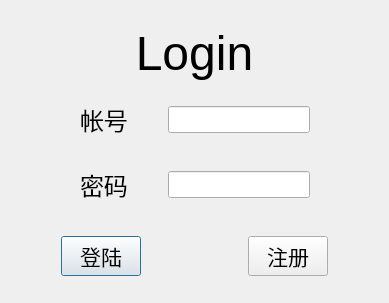
<?xml version="1.0" encoding="UTF-8"?>
<ui version="4.0">
 <class>test</class>
 <widget class="QDialog" name="test">
  <property name="windowModality">
   <enum>Qt::ApplicationModal</enum>
  </property>
  <property name="geometry">
   <rect>
    <x>0</x>
    <y>0</y>
    <width>389</width>
    <height>303</height>
   </rect>
  </property>
  <property name="sizePolicy">
   <sizepolicy hsizetype="Preferred" vsizetype="Preferred">
    <horstretch>0</horstretch>
    <verstretch>0</verstretch>
   </sizepolicy>
  </property>
  <property name="windowTitle">
   <string>test</string>
  </property>
  <property name="windowIcon">
   <iconset>
    <normaloff>../../../../../../../../../../.designer/backup/Github/Somethingelse/Pixiv/figure/56066120_p0_master1200.jpg</normaloff>../../../../../../../../../../.designer/backup/Github/Somethingelse/Pixiv/figure/56066120_p0_master1200.jpg</iconset>
  </property>
  <property name="styleSheet">
   <string notr="true">background-image: url(:/image/image/56066120_p0_master1200.jpg);
bakground-size:contain;</string>
  </property>
  <property name="locale">
   <locale language="Chinese" country="China"/>
  </property>
  <property name="sizeGripEnabled">
   <bool>false</bool>
  </property>
  <property name="modal">
   <bool>false</bool>
  </property>
  <layout class="QGridLayout" name="gridLayout_2">
   <item row="2" column="0">
    <layout class="QHBoxLayout" name="horizontalLayout_3">
     <property name="leftMargin">
      <number>50</number>
     </property>
     <property name="rightMargin">
      <number>50</number>
     </property>
     <item>
      <widget class="QPushButton" name="loginconfirm">
       <property name="font">
        <font>
         <pointsize>16</pointsize>
        </font>
       </property>
       <property name="locale">
        <locale language="Chinese" country="China"/>
       </property>
       <property name="text">
        <string>登陆</string>
       </property>
      </widget>
     </item>
     <item>
      <spacer name="horizontalSpacer_3">
       <property name="orientation">
        <enum>Qt::Horizontal</enum>
       </property>
       <property name="sizeType">
        <enum>QSizePolicy::Preferred</enum>
       </property>
       <property name="sizeHint" stdset="0">
        <size>
         <width>13</width>
         <height>20</height>
        </size>
       </property>
      </spacer>
     </item>
     <item>
      <spacer name="horizontalSpacer_6">
       <property name="orientation">
        <enum>Qt::Horizontal</enum>
       </property>
       <property name="sizeType">
        <enum>QSizePolicy::Expanding</enum>
       </property>
       <property name="sizeHint" stdset="0">
        <size>
         <width>40</width>
         <height>20</height>
        </size>
       </property>
      </spacer>
     </item>
     <item>
      <widget class="QPushButton" name="signconfirm">
       <property name="font">
        <font>
         <pointsize>16</pointsize>
        </font>
       </property>
       <property name="text">
        <string>注册</string>
       </property>
      </widget>
     </item>
    </layout>
   </item>
   <item row="0" column="0">
    <widget class="QLabel" name="label_3">
     <property name="sizePolicy">
      <sizepolicy hsizetype="Preferred" vsizetype="Maximum">
       <horstretch>0</horstretch>
       <verstretch>0</verstretch>
      </sizepolicy>
     </property>
     <property name="font">
      <font>
       <pointsize>36</pointsize>
      </font>
     </property>
     <property name="toolTip">
      <string>&lt;html&gt;&lt;head/&gt;&lt;body&gt;&lt;p&gt;&lt;span style=&quot; font-family:'mysh,Helvetica Neue,Arial,sans-serif'; font-size:16px;&quot;&gt;我是谁&lt;/span&gt;&lt;/p&gt;&lt;/body&gt;&lt;/html&gt;</string>
     </property>
     <property name="layoutDirection">
      <enum>Qt::LeftToRight</enum>
     </property>
     <property name="frameShape">
      <enum>QFrame::NoFrame</enum>
     </property>
     <property name="text">
      <string>Login</string>
     </property>
     <property name="alignment">
      <set>Qt::AlignCenter</set>
     </property>
     <property name="wordWrap">
      <bool>false</bool>
     </property>
    </widget>
   </item>
   <item row="1" column="0">
    <layout class="QGridLayout" name="gridLayout">
     <property name="bottomMargin">
      <number>13</number>
     </property>
     <property name="horizontalSpacing">
      <number>60</number>
     </property>
     <property name="verticalSpacing">
      <number>30</number>
     </property>
     <item row="1" column="0">
      <layout class="QVBoxLayout" name="verticalLayout">
       <item>
        <layout class="QHBoxLayout" name="horizontalLayout">
         <item>
          <spacer name="horizontalSpacer">
           <property name="orientation">
            <enum>Qt::Horizontal</enum>
           </property>
           <property name="sizeHint" stdset="0">
            <size>
             <width>40</width>
             <height>20</height>
            </size>
           </property>
          </spacer>
         </item>
         <item>
          <widget class="QLabel" name="label_2">
           <property name="sizePolicy">
            <sizepolicy hsizetype="Preferred" vsizetype="Preferred">
             <horstretch>0</horstretch>
             <verstretch>0</verstretch>
            </sizepolicy>
           </property>
           <property name="font">
            <font>
             <pointsize>18</pointsize>
            </font>
           </property>
           <property name="text">
            <string>密码</string>
           </property>
           <property name="buddy">
            <cstring>passwordin</cstring>
           </property>
          </widget>
         </item>
         <item>
          <spacer name="horizontalSpacer_4">
           <property name="orientation">
            <enum>Qt::Horizontal</enum>
           </property>
           <property name="sizeType">
            <enum>QSizePolicy::Preferred</enum>
           </property>
           <property name="sizeHint" stdset="0">
            <size>
             <width>40</width>
             <height>20</height>
            </size>
           </property>
          </spacer>
         </item>
         <item>
          <widget class="QLineEdit" name="passwordin">
           <property name="sizePolicy">
            <sizepolicy hsizetype="Fixed" vsizetype="Fixed">
             <horstretch>100</horstretch>
             <verstretch>0</verstretch>
            </sizepolicy>
           </property>
           <property name="minimumSize">
            <size>
             <width>100</width>
             <height>0</height>
            </size>
           </property>
           <property name="baseSize">
            <size>
             <width>130</width>
             <height>2</height>
            </size>
           </property>
           <property name="font">
            <font>
             <pointsize>12</pointsize>
            </font>
           </property>
          </widget>
         </item>
         <item>
          <spacer name="horizontalSpacer_2">
           <property name="orientation">
            <enum>Qt::Horizontal</enum>
           </property>
           <property name="sizeHint" stdset="0">
            <size>
             <width>40</width>
             <height>20</height>
            </size>
           </property>
          </spacer>
         </item>
        </layout>
       </item>
      </layout>
     </item>
     <item row="0" column="0">
      <layout class="QHBoxLayout" name="horizontalLayout_2">
       <item>
        <spacer name="horizontalSpacer_5">
         <property name="orientation">
          <enum>Qt::Horizontal</enum>
         </property>
         <property name="sizeHint" stdset="0">
          <size>
           <width>40</width>
           <height>20</height>
          </size>
         </property>
        </spacer>
       </item>
       <item>
        <widget class="QLabel" name="label">
         <property name="sizePolicy">
          <sizepolicy hsizetype="Fixed" vsizetype="Preferred">
           <horstretch>0</horstretch>
           <verstretch>0</verstretch>
          </sizepolicy>
         </property>
         <property name="font">
          <font>
           <pointsize>18</pointsize>
          </font>
         </property>
         <property name="text">
          <string>帐号</string>
         </property>
         <property name="alignment">
          <set>Qt::AlignLeading|Qt::AlignLeft|Qt::AlignVCenter</set>
         </property>
         <property name="buddy">
          <cstring>accountin</cstring>
         </property>
        </widget>
       </item>
       <item>
        <spacer name="horizontalSpacer_7">
         <property name="orientation">
          <enum>Qt::Horizontal</enum>
         </property>
         <property name="sizeType">
          <enum>QSizePolicy::Preferred</enum>
         </property>
         <property name="sizeHint" stdset="0">
          <size>
           <width>40</width>
           <height>20</height>
          </size>
         </property>
        </spacer>
       </item>
       <item>
        <widget class="QLineEdit" name="accountin">
         <property name="sizePolicy">
          <sizepolicy hsizetype="Fixed" vsizetype="Fixed">
           <horstretch>0</horstretch>
           <verstretch>0</verstretch>
          </sizepolicy>
         </property>
         <property name="minimumSize">
          <size>
           <width>100</width>
           <height>0</height>
          </size>
         </property>
         <property name="baseSize">
          <size>
           <width>130</width>
           <height>0</height>
          </size>
         </property>
         <property name="font">
          <font>
           <pointsize>12</pointsize>
          </font>
         </property>
         <property name="locale">
          <locale language="Chinese" country="China"/>
         </property>
        </widget>
       </item>
       <item>
        <spacer name="horizontalSpacer_8">
         <property name="orientation">
          <enum>Qt::Horizontal</enum>
         </property>
         <property name="sizeHint" stdset="0">
          <size>
           <width>40</width>
           <height>20</height>
          </size>
         </property>
        </spacer>
       </item>
      </layout>
     </item>
    </layout>
   </item>
  </layout>
 </widget>
 <resources>
  <include location="test.qrc"/>
 </resources>
 <connections/>
</ui>
